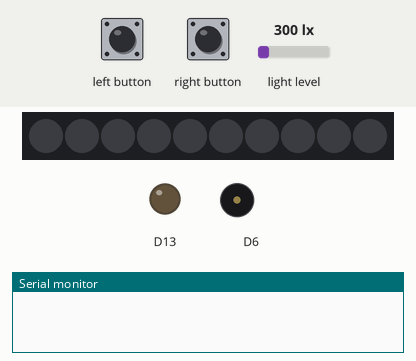
Simulated run of this sketch. Board: Adafruit Circuit Playground Express. On the bench: 10 RGB LEDs in strip order, left to right, output pins drawn as LEDs (lit = HIGH), buzzer (waves = sounding), the last lines printed to the serial monitor. The test bench sets the inputs (shaded band); at power-on: light level 300 lx. Dim RGB values are drawn brighter than linear; random numbers use the default seed unless the sketch sets one; the audio player accepts every command and is not drawn.

Above: at 1.2 s.
1.3 s: left button pressed for 0.15 s
At 1.45 s:
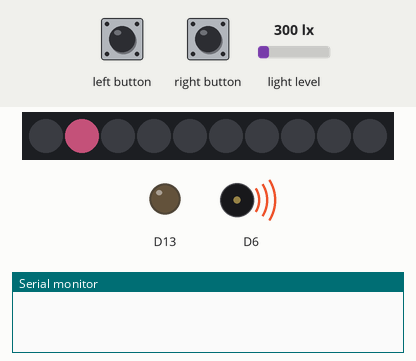
2.0 s: right button pulsed LOW 5 times (0.12 s each, 0.3 s apart)
At 3.7 s:
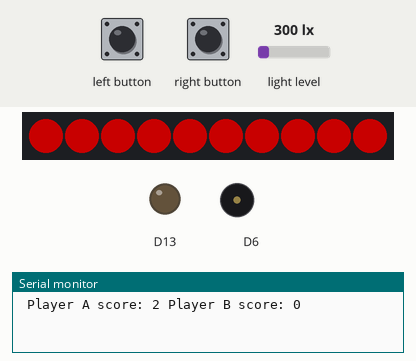
5.0 s: left button pressed for 1 s
At 7.9 s:
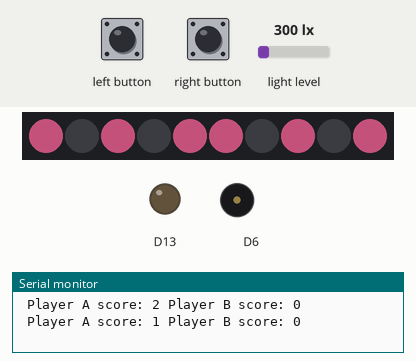
Timing chart, 0 to 9.4 s (numbered marks = the images above; inputs shaded):
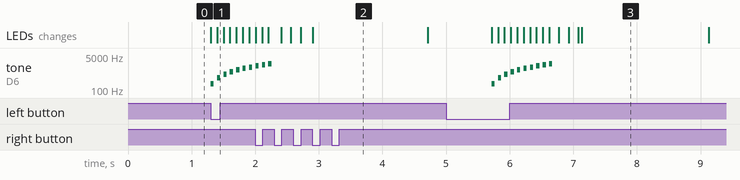

Measured:
- after the input at 1.3 s, tone on D6: plays 200 Hz for 0.05 s, 400 Hz for 0.05 s, 600 Hz for 0.05 s, 800 Hz for 0.05 s, 1000 Hz for 0.05 s, 1200 Hz for 0.05 s … (7 notes in this stretch), starting at once; the LEDs: first change at once (image 1 shows a later state)
- after the input at 5.0 s, tone on D6: plays 200 Hz for 0.05 s, 400 Hz for 0.05 s, 600 Hz for 0.05 s, 800 Hz for 0.05 s, 1000 Hz for 0.05 s, 1200 Hz for 0.05 s … (10 notes in this stretch), starting after 0.72 s; the LEDs: first change after 0.72 s (image 3 shows a later state)

The sketch:

Final.Project.ino
```cpp
#include <Adafruit_CircuitPlayground.h>

#define DICE_COLOR          0xEA6292    // Dice digits color

int scoreA = 0;
int scoreB = 0;
int winningScore = 10;
bool isPlayerATurn = 1;
volatile bool rolling = 0;
volatile bool newRoll = 0;
volatile bool skipTurn = 0;
uint8_t rollNumber;

/*used the pixel pattern array down below and some of the bools up above from the dice code.
https://learn.adafruit.com/circuit-playground-d6-dice/d6-dice-code*/

uint8_t dicePixels[6][6] =
{  // Pixel pattern for dice roll
  { 2, 0, 0, 0, 0, 0 } ,      // Roll = 1
  { 4, 9, 0, 0, 0, 0 } ,      //        2
  { 0, 4, 7, 0, 0, 0 } ,      //        3
  { 1, 3, 6, 8, 0, 0 } ,      //        4
  { 0, 2, 4, 5, 9, 0 } ,      //        5
  { 0, 2, 4, 5, 7, 9 } ,      //        6
};

//integers for speaker numbers and player win/skipping turns
const uint8_t spONE[]           PROGMEM = {0x66,0x4E,0xA8,0x7A,0x8D,0xED,0xC4,0xB5,0xCD,0x89,0xD4,0xBC,0xA2,0xDB,0xD1,0x27,0xBE,0x33,0x4C,0xD9,0x4F,0x9B,0x4D,0x57,0x8A,0x76,0xBE,0xF5,0xA9,0xAA,0x2E,0x4F,0xD5,0xCD,0xB7,0xD9,0x43,0x5B,0x87,0x13,0x4C,0x0D,0xA7,0x75,0xAB,0x7B,0x3E,0xE3,0x19,0x6F,0x7F,0xA7,0xA7,0xF9,0xD0,0x30,0x5B,0x1D,0x9E,0x9A,0x34,0x44,0xBC,0xB6,0x7D,0xFE,0x1F};
const uint8_t spTWO[]           PROGMEM = {0x06,0xB8,0x59,0x34,0x00,0x27,0xD6,0x38,0x60,0x58,0xD3,0x91,0x55,0x2D,0xAA,0x65,0x9D,0x4F,0xD1,0xB8,0x39,0x17,0x67,0xBF,0xC5,0xAE,0x5A,0x1D,0xB5,0x7A,0x06,0xF6,0xA9,0x7D,0x9D,0xD2,0x6C,0x55,0xA5,0x26,0x75,0xC9,0x9B,0xDF,0xFC,0x6E,0x0E,0x63,0x3A,0x34,0x70,0xAF,0x3E,0xFF,0x1F};
const uint8_t spTHREE[]         PROGMEM = {0x0C,0xE8,0x2E,0x94,0x01,0x4D,0xBA,0x4A,0x40,0x03,0x16,0x68,0x69,0x36,0x1C,0xE9,0xBA,0xB8,0xE5,0x39,0x70,0x72,0x84,0xDB,0x51,0xA4,0xA8,0x4E,0xA3,0xC9,0x77,0xB1,0xCA,0xD6,0x52,0xA8,0x71,0xED,0x2A,0x7B,0x4B,0xA6,0xE0,0x37,0xB7,0x5A,0xDD,0x48,0x8E,0x94,0xF1,0x64,0xCE,0x6D,0x19,0x55,0x91,0xBC,0x6E,0xD7,0xAD,0x1E,0xF5,0xAA,0x77,0x7A,0xC6,0x70,0x22,0xCD,0xC7,0xF9,0x89,0xCF,0xFF,0x03};
const uint8_t spFOUR[]          PROGMEM = {0x08,0x68,0x21,0x0D,0x03,0x04,0x28,0xCE,0x92,0x03,0x23,0x4A,0xCA,0xA6,0x1C,0xDA,0xAD,0xB4,0x70,0xED,0x19,0x64,0xB7,0xD3,0x91,0x45,0x51,0x35,0x89,0xEA,0x66,0xDE,0xEA,0xE0,0xAB,0xD3,0x29,0x4F,0x1F,0xFA,0x52,0xF6,0x90,0x52,0x3B,0x25,0x7F,0xDD,0xCB,0x9D,0x72,0x72,0x8C,0x79,0xCB,0x6F,0xFA,0xD2,0x10,0x9E,0xB4,0x2C,0xE1,0x4F,0x25,0x70,0x3A,0xDC,0xBA,0x2F,0x6F,0xC1,0x75,0xCB,0xF2,0xFF};
const uint8_t spFIVE[]          PROGMEM = {0x08,0x68,0x4E,0x9D,0x02,0x1C,0x60,0xC0,0x8C,0x69,0x12,0xB0,0xC0,0x28,0xAB,0x8C,0x9C,0xC0,0x2D,0xBB,0x38,0x79,0x31,0x15,0xA3,0xB6,0xE4,0x16,0xB7,0xDC,0xF5,0x6E,0x57,0xDF,0x54,0x5B,0x85,0xBE,0xD9,0xE3,0x5C,0xC6,0xD6,0x6D,0xB1,0xA5,0xBF,0x99,0x5B,0x3B,0x5A,0x30,0x09,0xAF,0x2F,0xED,0xEC,0x31,0xC4,0x5C,0xBE,0xD6,0x33,0xDD,0xAD,0x88,0x87,0xE2,0xD2,0xF2,0xF4,0xE0,0x16,0x2A,0xB2,0xE3,0x63,0x1F,0xF9,0xF0,0xE7,0xFF,0x01};
const uint8_t spSIX[]           PROGMEM = {0x04,0xF8,0xAD,0x4C,0x02,0x16,0xB0,0x80,0x06,0x56,0x35,0x5D,0xA8,0x2A,0x6D,0xB9,0xCD,0x69,0xBB,0x2B,0x55,0xB5,0x2D,0xB7,0xDB,0xFD,0x9C,0x0D,0xD8,0x32,0x8A,0x7B,0xBC,0x02,0x00,0x03,0x0C,0xB1,0x2E,0x80,0xDF,0xD2,0x35,0x20,0x01,0x0E,0x60,0xE0,0xFF,0x01};
const uint8_t spPASS[]          PROGMEM = {0x0A,0xC8,0x33,0x83,0x03,0xA3,0xEC,0x55,0x2D,0xD4,0x12,0xAF,0xAA,0x04,0xC9,0xD4,0x0E,0x7D,0xAA,0x16,0x4A,0x33,0x65,0xCE,0xAD,0x6F,0x7D,0x9A,0x9A,0xDC,0xDB,0x62,0xEE,0x6D,0x6E,0x73,0xC6,0x12,0xDD,0x5B,0x6B,0xEE,0x5D,0xF6,0x3A,0xCE,0xAA,0xD2,0x26,0xED,0x75,0xBB,0x9B,0x4D,0x6D,0xF1,0x25,0xFD,0x77,0x7F,0xEF,0xD2,0xCE,0x9D,0x46,0x00,0x4B,0x17,0x2B,0xE0,0x8F,0x52,0x0B,0x68,0x40,0x02,0x1C,0x90,0xC0,0xFF,0x03};
const uint8_t spBRAVO[]         PROGMEM = {0x61,0x5A,0xBA,0xC2,0xDD,0x62,0x85,0xD6,0xE8,0x15,0x59,0xB1,0x97,0x9A,0x30,0xD5,0xBC,0x85,0xDF,0xA8,0x63,0x0F,0xE9,0x50,0xE5,0xA7,0xCA,0x6E,0x22,0x5D,0x57,0xEF,0x72,0x97,0xB3,0x2A,0x6D,0x74,0x15,0xE9,0xBA,0x3A,0xF6,0x66,0xE8,0x3E,0xD4,0x5C,0x65,0xD7,0x31,0x2D,0x95,0x54,0xBB,0x8B,0xDF,0xD9,0xAE,0xB1,0xA1,0xAC,0x0E,0x51,0x3F,0xE7,0xB6,0x14,0xD2,0x35,0x4E,0xEE,0xFB,0x5E,0x77,0xB3,0x7B,0xDF,0x19,0x2C,0x7D,0xEC,0xE9,0x2F,0x73,0x05,0xDF,0x19,0x2C,0x7D,0xF8,0xF3,0xFF};


void setup() {
  Serial.begin(9600);
  CircuitPlayground.begin();
  CircuitPlayground.setBrightness(100);

  // Setup button interrupts and callback functions
  attachInterrupt(digitalPinToInterrupt(4), buttonAPressed, FALLING);
  attachInterrupt(digitalPinToInterrupt(5), skipTurnButton, FALLING);

  // Seed the random function with light sensor value
  randomSeed(CircuitPlayground.lightSensor());
}


void loop() {
  //code for skipping turns
  if (skipTurn){
    isPlayerATurn = !isPlayerATurn;
    skipTurn = 0;
    CircuitPlayground.clearPixels();
    delay(1000);
  }

  // Check if a new roll is requested
  if (newRoll) {
    spinAnimation(); // Play the spinning animation and tone
    rollNumber = random(1, 7);  // Compute a random number from 1 to 6
    CircuitPlayground.clearPixels(); // Display the dice roll number
    for (int p = 0; p < rollNumber; p++)
    {
      CircuitPlayground.setPixelColor(dicePixels[rollNumber - 1][p], DICE_COLOR);
    }

    speakNumber(rollNumber); // Speak the number rolled
    applyRules(); //applyrules

    //check for winning condition
    if (scoreA == winningScore || scoreB == winningScore){
      if (scoreA == winningScore){
        Serial.println("PLAYER A WINS!");
        for (int i = 0; i < 10; i++) {
      CircuitPlayground.setPixelColor(i, 0, 255, 0);  // Green color (R, G, B)
      }
        delay(50);
        CircuitPlayground.speaker.say(spBRAVO);
      }
      else {
        Serial.println("PLAYER B WINS!");
        for (int i = 0; i < 10; i++) {
      CircuitPlayground.setPixelColor(i, 0, 255, 0);  // Green color (R, G, B)
      }
        delay(50);
        CircuitPlayground.speaker.say(spBRAVO);
      }

    // Reset the scores and game state
      scoreA = 0;
      scoreB = 0;
      isPlayerATurn = 1;
  }

    // Reset the score if a player goes over the target number
    if (scoreA > winningScore) {
      scoreA = 0;
    }
    if (scoreB > winningScore) {
      scoreB = 0;
    }

 // Print the current scores of both players after resetting
  Serial.print(" Player A score: ");
  Serial.print(scoreA);
  Serial.print(" Player B score: ");
  Serial.print(scoreB);
  Serial.println();

  // Delay for a short period to show the result
  delay(2000);

  // Reset the roll state
    CircuitPlayground.clearPixels();
    newRoll = false;
    rolling = false;
    isPlayerATurn = !isPlayerATurn;
  }
}

//code for skipping a turn. The pixels turn red and the speaker says pass.
void skipTurnButton()
{
  skipTurn = 1;
  for (int i = 0; i < 10; i++) {
  CircuitPlayground.setPixelColor(i, 255, 0, 0);  // red color (R, G, B)
  }
  CircuitPlayground.speaker.say(spPASS);
}

//if button A is pressed, set integers to true
void buttonAPressed() {
  if (!rolling) {
    newRoll = 1;
    rolling = 1;
  }
}

//rules for the dice numbers and their affect on the score
void applyRules()
{
 //rule: rolling a 1, 4, or 5 gives you that roll plus an extra point
 if (rollNumber==1 || rollNumber==4 || rollNumber == 5){
   if (isPlayerATurn){
     scoreA += (rollNumber + 1);
   } else {
     scoreB += (rollNumber + 1);
   }
   return;
 }

//rule: rolling a 2 or 3 just adds that number to score
if (rollNumber == 2 || rollNumber == 3){
  if (isPlayerATurn){
    scoreA += rollNumber;
  } else {
    scoreB += rollNumber;
  }
  return;
}
 //rule: rolling a 6 makes you lose a point
 if (rollNumber==6){
   if (isPlayerATurn){
     scoreA--;
   }else{
     scoreB--;
   }
   return;
 }
}

//code for the animation before a dice roll
void spinAnimation() {
  int numSteps = 10;

  for (int i = 0; i < numSteps; i++) {
    CircuitPlayground.clearPixels();
    CircuitPlayground.setPixelColor(i, DICE_COLOR);
    CircuitPlayground.speaker.set(200);
    CircuitPlayground.playTone(i * 200 + 200, 50);
    delay(50);
  }

  for (int i = numSteps - 2; i >= 1; i--) {
    CircuitPlayground.clearPixels();
    CircuitPlayground.setPixelColor(i, DICE_COLOR);
    delay(50);
  }
}

//switch cases for speaking the different dice rolls
void speakNumber(uint8_t number) {
  CircuitPlayground.speaker.set(255);
switch (number) {
    case 1:
      CircuitPlayground.speaker.say(spONE);
      break;
    case 2:
      CircuitPlayground.speaker.say(spTWO);
      break;
    case 3:
      CircuitPlayground.speaker.say(spTHREE);
      break;
    case 4:
      CircuitPlayground.speaker.say(spFOUR);
      break;
    case 5:
      CircuitPlayground.speaker.say(spFIVE);
      break;
    case 6:
      CircuitPlayground.speaker.say(spSIX);
      break;
    default:
      return;
  }
}
```
